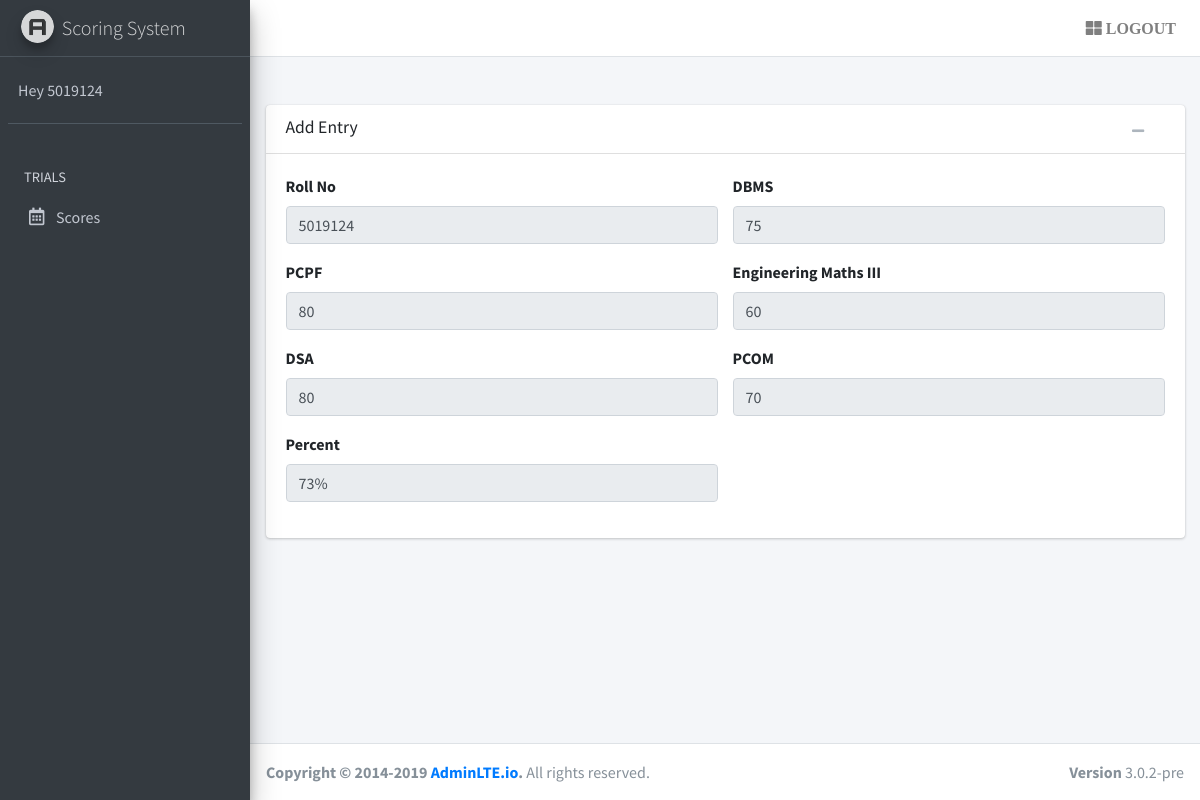
The app's page /ScoringSystem/student.php (signed in) with its own data.
### tables this page shows
CREATE TABLE `scores` (
  `id` int(11) NOT NULL,
  `rollNo` bigint(20) NOT NULL,
  `sub1` int(11) NOT NULL,
  `sub2` int(11) NOT NULL,
  `sub3` int(11) NOT NULL,
  `sub4` int(11) NOT NULL,
  `sub5` int(11) NOT NULL,
  `percent` float NOT NULL
);

### ScoringSystem/student.php (the view, shortened to what this page needs)
<?php
  include('includes/connect.php');
  $ids = $_SESSION['ids'];
    $sql="select * from scores where rollNo='$ids'";
    $result = mysqli_query($con,$sql);
?>
<!DOCTYPE html>
<html>
<head>
  <link rel="stylesheet" href="plugins/fontawesome-free/css/all.min.css">
  <link rel="stylesheet" href="https://code.ionicframework.com/ionicons/2.0.1/css/ionicons.min.css">
  <link rel="stylesheet" href="plugins/daterangepicker/daterangepicker.css">
  <link rel="stylesheet" href="plugins/icheck-bootstrap/icheck-bootstrap.min.css">
  <link rel="stylesheet" href="plugins/bootstrap-colorpicker/css/bootstrap-colorpicker.min.css">
  <link rel="stylesheet" href="plugins/tempusdominus-bootstrap-4/css/tempusdominus-bootstrap-4.min.css">
  <link rel="stylesheet" href="plugins/select2/css/select2.min.css">
  <link rel="stylesheet" href="plugins/select2-bootstrap4-theme/select2-bootstrap4.min.css">
  <link rel="stylesheet" href="plugins/bootstrap4-duallistbox/bootstrap-duallistbox.min.css">
  <link rel="stylesheet" href="dist/css/adminlte.min.css">
</head>
<body class="hold-transition sidebar-mini">
<div class="wrapper">
  <nav class="main-header navbar navbar-expand navbar-white navbar-light">
    <ul class="navbar-nav ml-auto">
      <li class="nav-item">
        <a class="nav-link" data-widget="control-sidebar" data-slide="true" href="logout.php">
          <i class="fas fa-th-large"> LOGOUT</i>
        </a>
      </li>
    </ul>
  </nav>
  <aside class="main-sidebar sidebar-dark-primary elevation-4">
    <a href="../../index3.html" class="brand-link">
      <img src="dist/img/AdminLTELogo.png"
           alt="AdminLTE Logo"
           class="brand-image img-circle elevation-3"
           style="opacity: .8">
      <span class="brand-text font-weight-light">Scoring System</span>
    </a>
    <div class="sidebar">
      <div class="user-panel mt-3 pb-3 mb-3 d-flex">
        <div class="info">
          <a href="#" class="d-block">Hey <?php echo $ids; ?></a>
        </div>
      </div>
      <nav class="mt-2">
        <ul class="nav nav-pills nav-sidebar flex-column" data-widget="treeview" role="menu" data-accordion="false">
          <li class="nav-header">TRIALS</li>
          <li class="nav-item">
            <a href="student.php" class="nav-link">
              <i class="nav-icon far fa-calendar-alt"></i>
              <p>
                Scores
              </p>
            </a>
          </li>
        </ul>
      </nav>
    </div>
  </aside>
  <div class="content-wrapper">
    <br><br>
    <section class="content">
      <div class="container-fluid">
        <div class="card card-default">
          <div class="card-header">
            <h3 class="card-title">Add Entry</h3>
            <div class="card-tools">
              <button type="button" class="btn btn-tool" data-card-widget="collapse"><i class="fas fa-minus"></i></button>
              <button type="button" class="btn btn-tool" data-card-widget="remove"><i class="fas fa-remove"></i></button>
            </div>
          </div>
          <form method="post">
          	<?php
              	foreach($result as $j)
                {
            ?>
            <div class="card-body">
              <div class="row">
	                <div class="col-md-6">
	                  <div class="form-group">
	                    <label for="exampleInputEmail1">Roll No</label>
	                    <input type="number" name="rollNo" value="<?php echo $j['rollNo'] ?>" class="form-control" placeholder="Enter roll number" readonly>
	                  </div>
	                  <div class="form-group">
	                    <label for="exampleInputPassword1">PCPF</label>
	                    <input type="number" name="sub1" value="<?php echo $j['sub1'] ?>" class="form-control" placeholder="PCPF marks out of 100" readonly>
	                  </div>
	                </div>
	                <div class="col-md-6">
	                  <div class="form-group">
	                    <label for="exampleInputEmail1">DBMS</label>
	                    <input type="number" name="sub2" value="<?php echo $j['sub2'] ?>" class="form-control" placeholder="DBMS marks out of 100" readonly>
	                  </div>
	                  <div class="form-group">
	                    <label for="exampleInputPassword1">Engineering Maths III</label>
	                    <input type="number" name="sub3" value="<?php echo $j['sub3'] ?>" class="form-control" placeholder="EM III marks out of 100" readonly>
	                  </div>
	                </div>
              </div>
              <div class="row">
                <div class="col-12 col-sm-6">
                  <div class="form-group">
                    <label for="exampleInputEmail1">DSA</label>
                    <input type="number" name="sub4" value="<?php echo $j['sub4'] ?>" class="form-control" placeholder="DSA marks out of 100" readonly>
                  </div>
                </div>
                <div class="col-12 col-sm-6">
                  <div class="form-group">
                    <label for="exampleInputPassword1">PCOM</label>
                    <input type="number" name="sub5" value="<?php echo $j['sub5'] ?>" class="form-control" placeholder="PCOM marks out of 100" readonly>
                  </div>
                </div>
              </div>
              <div class="row">
                <div class="col-12 col-sm-6">
                  <div class="form-group">
                    <label for="exampleInputEmail1">Percent</label>
                    <input type="text" name="sub4" value="<?php echo $j['percent']; ?>%" class="form-control" readonly>
                  </div>
                </div>
              </div>
            </div>
            <?php
	            }
	        ?>
          </form>
        </div>
      </div>
    </section>
  </div>
  <footer class="main-footer">
    <div class="float-right d-none d-sm-block">
      <b>Version</b> 3.0.2-pre
    </div>
    <strong>Copyright &copy; 2014-2019 <a href="http://adminlte.io">AdminLTE.io</a>.</strong> All rights
    reserved.
  </footer>
</div>
</body>
</html>

### records on screen
scores: rollNo "5019124", sub1 "80", sub2 "75", sub3 "60", sub4 "80", sub5 "70", sub4 "73%"

### other values on screen
$ids "5019124"
